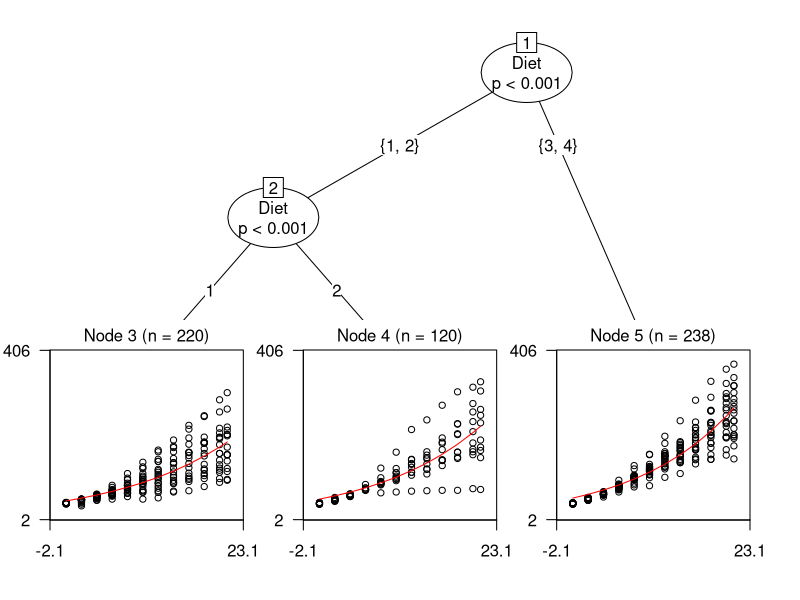
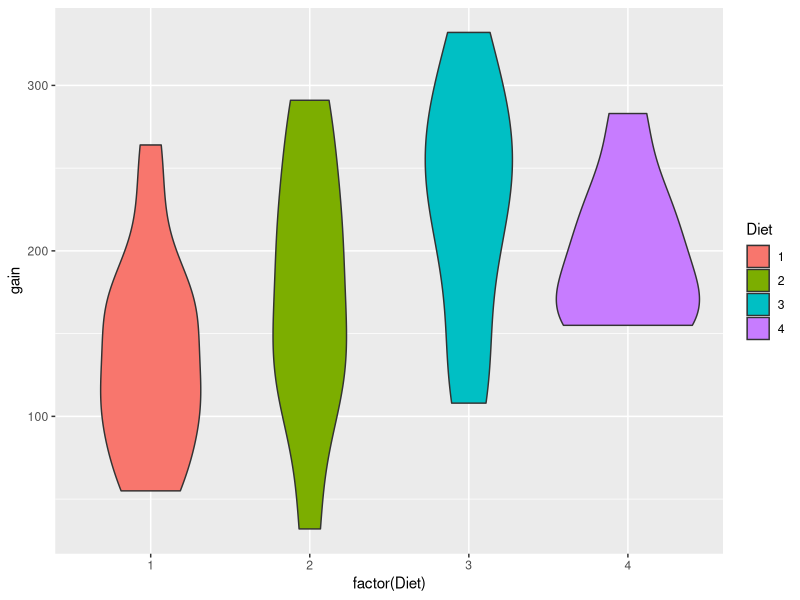

Reproduce these figures in R, in order. (Note: this script raises an error after producing the figures.)
## ---- chunk 1
data(sleep)
head(sleep)
## ---- chunk 2
g1 <- sleep$extra[1 : 10]; g2 <- sleep$extra[11 : 20]
difference <- g2 - g1
mn <- mean(difference); s <- sd(difference); n <- 10
mn + c(-1, 1) * qt(.975, n-1) * s / sqrt(n)
t.test(difference)$conf.int
## ---- chunk 3
sp <- sqrt((7 * 15.34^2 + 20 * 18.23^2) / (8 + 21 - 2))
132.86 - 127.44 + c(-1, 1) * qt(.975, 27) * sp * (1 / 8 + 1 / 21)^.5
## ---- chunk 4
data(sleep)
x1 <- sleep$extra[sleep$group == 1]
x2 <- sleep$extra[sleep$group == 2]
n1 <- length(x1)
n2 <- length(x2)
sp <- sqrt( ((n1 - 1) * sd(x1)^2 + (n2-1) * sd(x2)^2) / (n1 + n2-2))
md <- mean(x1) - mean(x2)
semd <- sp * sqrt(1 / n1 + 1/n2)
md + c(-1, 1) * qt(.975, n1 + n2 - 2) * semd
t.test(x1, x2, paired = FALSE, var.equal = TRUE)$conf
t.test(x1, x2, paired = TRUE)$conf
## ---- chunk 5
require(party)
library(datasets)
require(reshape2)
require(ggplot2)

data("ChickWeight")
chick <- mob(data= ChickWeight, weight~Time|Diet, model = glinearModel, family=gaussian(link = "log"))
plot(chick)

wideCW <- dcast(ChickWeight, Diet+Chick~Time, value.var = "weight")
require(dplyr)
names(wideCW)[-(1:2)] <- paste("time",names(wideCW)[-(1:2)], sep = "")
wideCW <- wideCW %>% mutate(gain = time21-time0)

ggplot(data=wideCW, aes(x= factor(Diet), y = gain, fill=Diet))+geom_violin()

wideCW14 <- subset(wideCW, Diet %in% c(1,4))
rbind(t.test(gain~Diet, paired = FALSE, var.equal = TRUE, data = wideCW14)$conf,t.test(gain~Diet, paired = FALSE, var.equal = FALSE, data = wideCW14)$conf)
